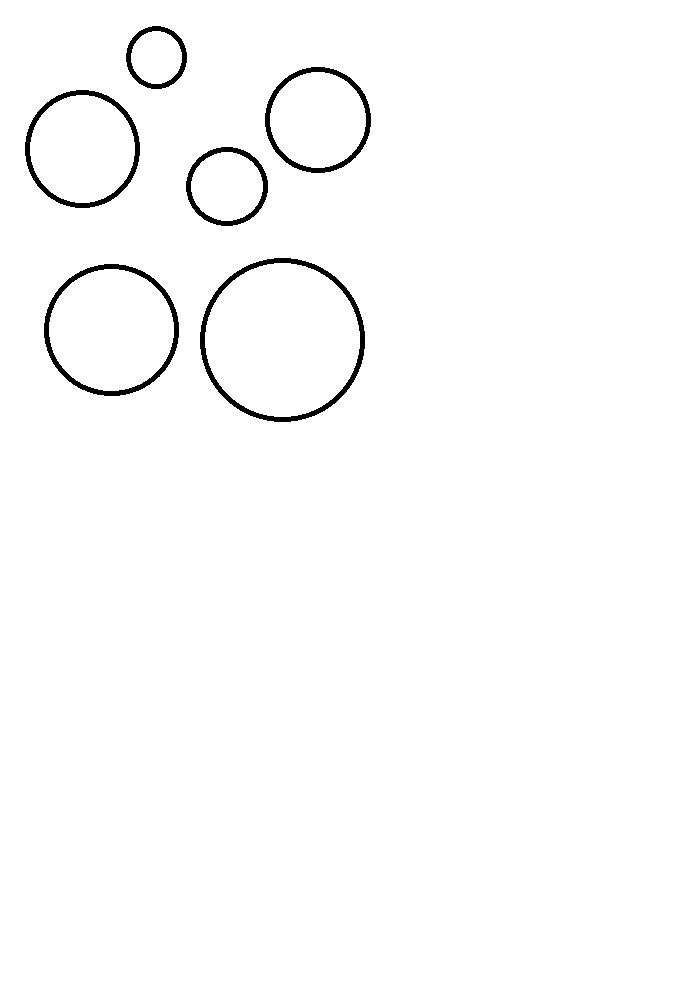
//> input picture Template_opencv/obyek02.png, 694 x 994 px
$ ./circle_detection   (built with g++ and OpenCV 4)
//> lines starting //> are read from the running program, lines starting //| are printed output that depends on the picture; after the words box and inside, x2 and y2 are one past the last pixel; in counts of white or black regions, pixels touching at a corner belong together
### Template_opencv/stdafx.h
// stdafx.h : include file for standard system include files,
// or project specific include files that are used frequently, but
// are changed infrequently
//

#pragma once

#include "targetver.h"

#include <stdio.h>
#include <tchar.h>


// TODO: reference additional headers your program requires here

### Template_opencv/circle_detection.cpp
#include "stdafx.h"
#include "opencv2/imgcodecs.hpp"
#include "opencv2/highgui.hpp"
#include "opencv2/imgproc.hpp"
#include <cmath>
#include <iostream>
using namespace cv;
using namespace std;
int main(int argc, char** argv)
{
	const char* filename = argc >= 2 ? argv[1] : "obyek02.png";
	// Loads an image
	Mat src = imread(filename, IMREAD_COLOR);
//> src is the input picture: 994 rows x 694 cols, CV_8UC3; 98.6% white; 6 black regions, box (x1, y1, x2, y2) and area: (200, 258, 365, 422) 2486, (44, 264, 179, 396) 2014, (25, 90, 140, 208) 1744, (265, 67, 371, 173) 1578, (186, 147, 268, 226) 1192, (126, 26, 187, 89) 886
	// Check if image is loaded fine
	if (src.empty()) {
		printf(" Error opening image\n");
		printf(" Program Arguments: [image_name -- default %s] \n", filename);
		return EXIT_FAILURE;
	}
	Mat gray;
	cvtColor(src, gray, COLOR_BGR2GRAY);
	medianBlur(gray, gray, 5);
//> gray: 994 rows x 694 cols, CV_8UC1; 98.6% white; 6 black regions, box (x1, y1, x2, y2) and area: (200, 258, 365, 422) 2486, (44, 264, 179, 396) 2012, (25, 90, 140, 208) 1744, (265, 67, 371, 173) 1577, (186, 147, 268, 226) 1192, (126, 26, 187, 89) 885
	vector<Vec3f> circles;
	HoughCircles(gray, circles, HOUGH_GRADIENT, 1,
		50, // change this value to detect circles with different distances to each other
		100, 30, 30, 60 // change the last two parameters
		// (min_radius & max_radius) to detect larger circles
		);
//> circles = 3 circles (x, y, radius): [317.5, 119.5, 48.3], [81.5, 149.5, 52.8], [226.5, 188.5, 36.6]
	for (size_t i = 0; i < circles.size(); i++)
	{
		Vec3i c = circles[i];
		Point center = Point(c[0], c[1]);
		// circle center
		circle(src, center, 1, Scalar(0, 100, 100), 3, LINE_AA);
		// circle outline
		int radius = c[2];
		circle(src, center, radius, Scalar(255, 0, 0), 3, LINE_AA);
	}
//> this loop made 3 passes
//> (center, radius) on passes 1 to 3: (Point(318, 120), 48), (Point(82, 150), 53), (Point(226, 188), 37)
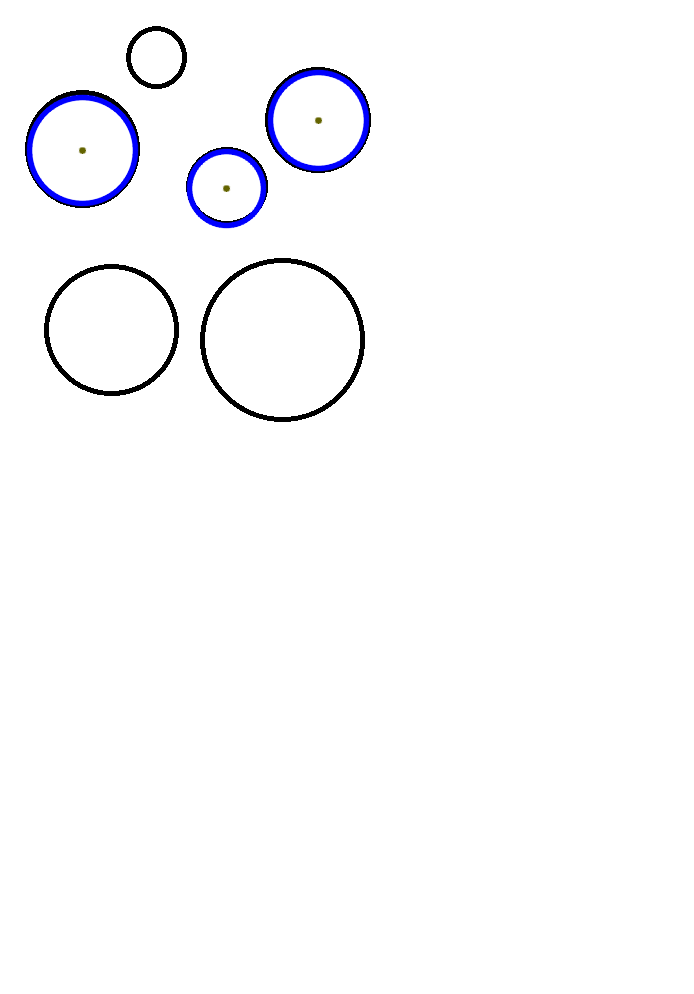
//> src: 994 rows x 694 cols, CV_8UC3; 0.89% of pixels changed, all inside (x1, y1, x2, y2) = (26, 69, 370, 229)

	imshow("detected circles", src);
	waitKey();
	return EXIT_SUCCESS;
}

$ run again, with Template_opencv/shapeku.png copied over Template_opencv/obyek02.png
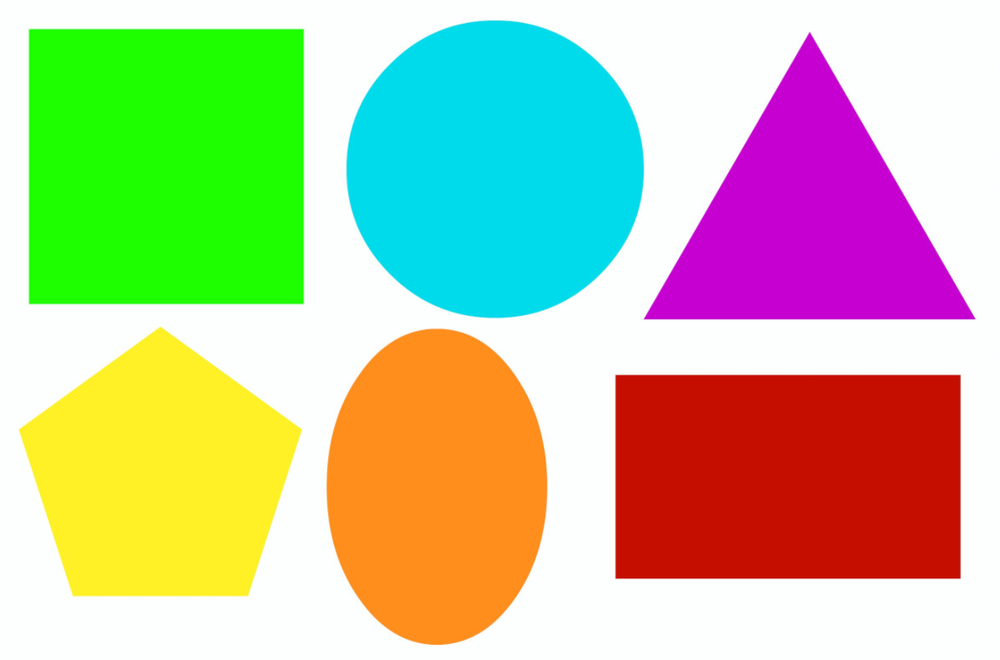
//> input picture Template_opencv/shapeku.png, 1000 x 660 px, shrunk from 1311 x 865 before the run
//> src is the input picture: 660 rows x 1000 cols, CV_8UC3; mean B, G, R 156.5, 196.5, 191.1
//> `cvtColor(src, gray, COLOR_BGR2GRAY);`:
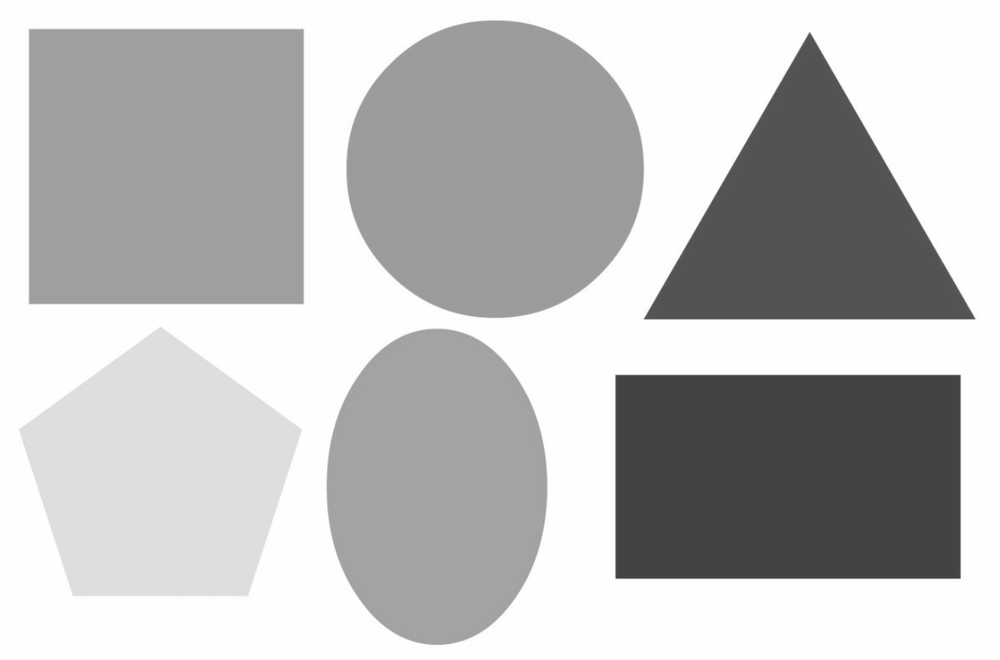
//> gray: 660 rows x 1000 cols, CV_8UC1; min 58, max 255, mean 190.2
//> circles = empty
